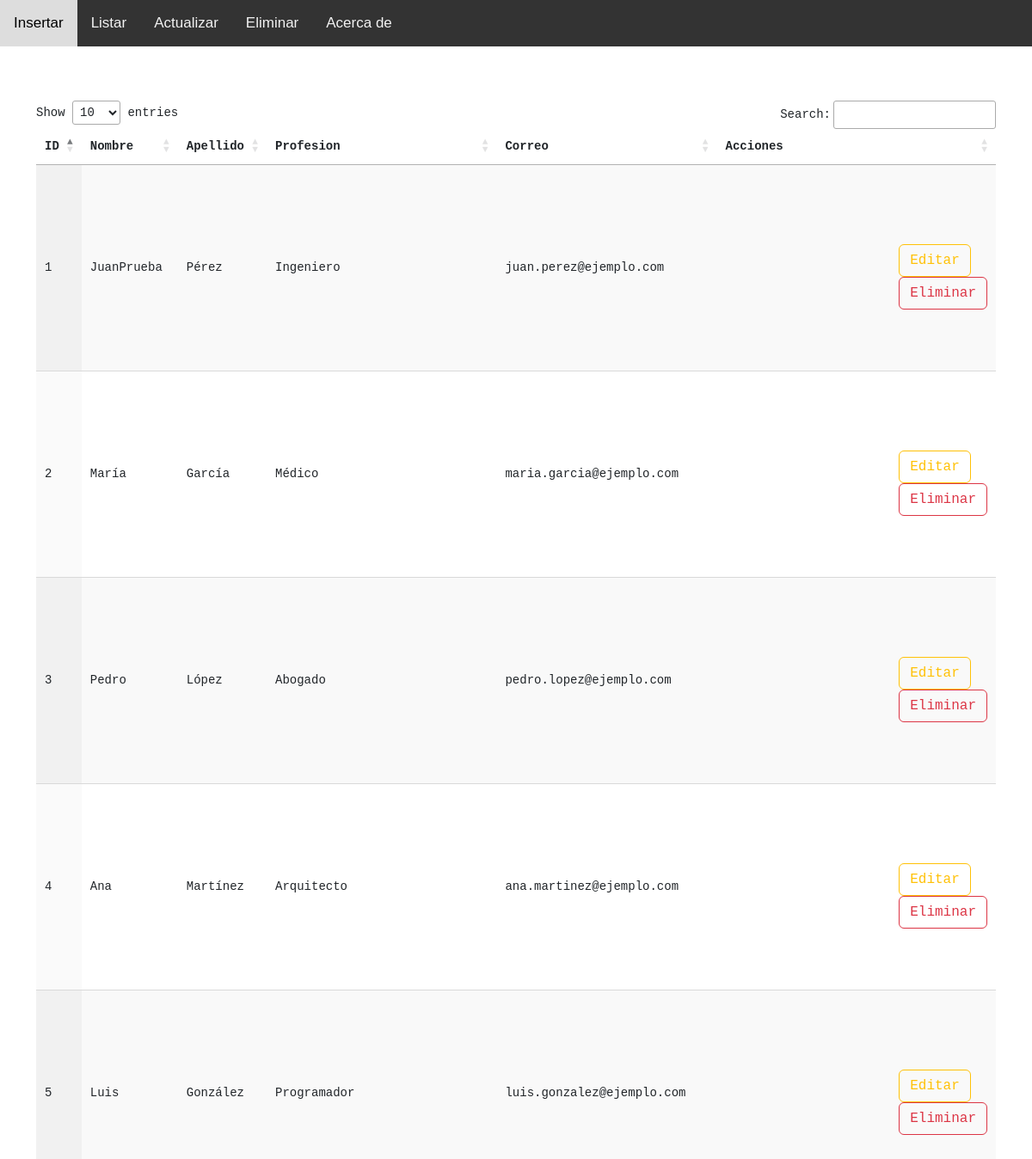
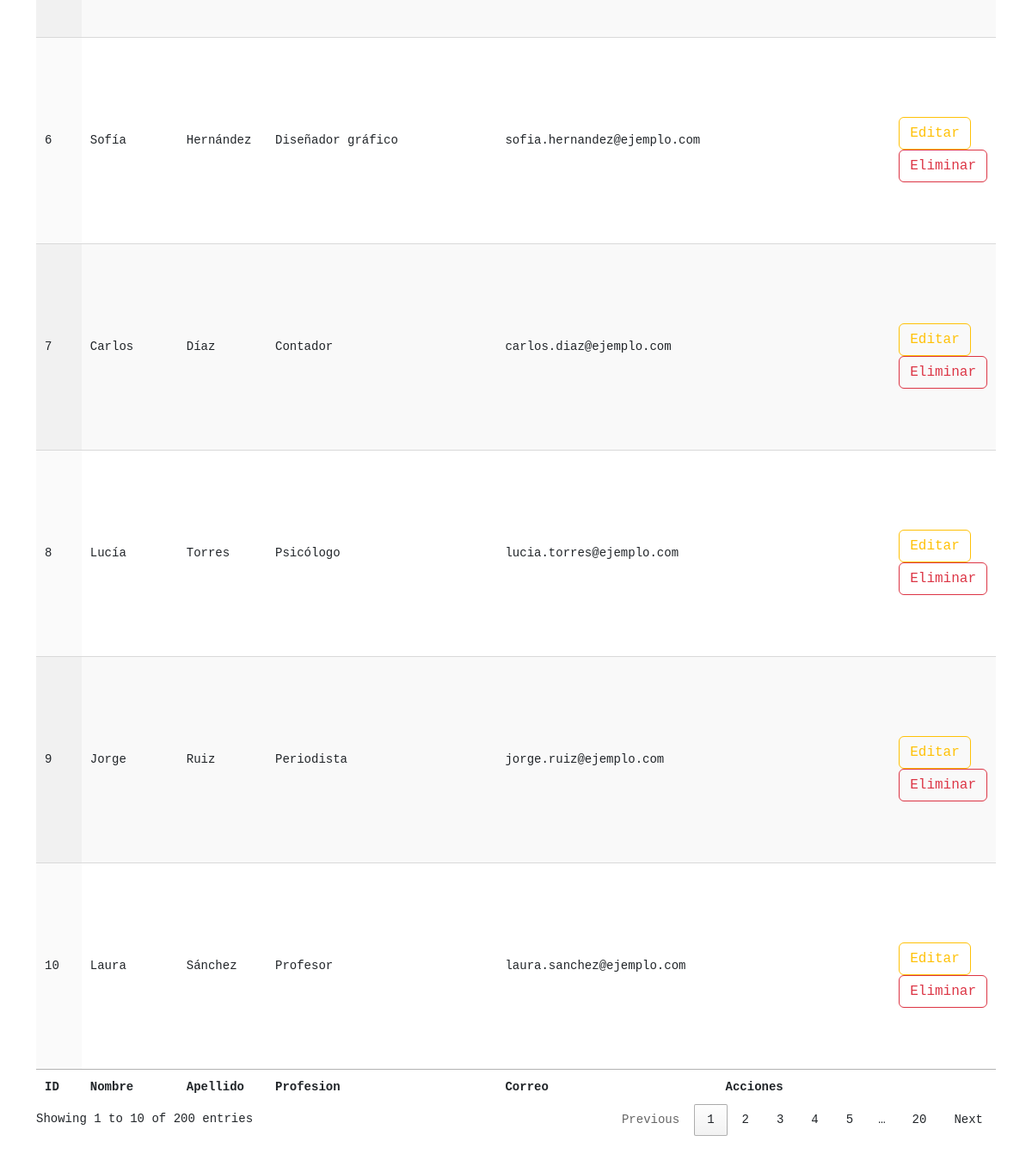
The app's page /listar.php with its own data (2 pictures, top to bottom).
### tables this page shows
CREATE TABLE `usuarios` (
  `ID` int(11) NOT NULL,
  `nombre` varchar(250) NOT NULL,
  `apellido` varchar(250) NOT NULL,
  `profesion` varchar(250) NOT NULL,
  `correo` varchar(250) NOT NULL
);

### listar.php (the view, shortened to what this page needs)
<!DOCTYPE html>
<html lang="es">
<head>
</head>
<body>
    <?php
        include_once('conexion.php');
        include_once('cabecera.php');
    ?>
    <pre>
    <?php
        $sql = "SELECT id,nombre,apellido,profesion,correo FROM usuarios";
        $resultado = $conexion->query($sql);
        if (!$resultado->num_rows > 0){
            echo "Sin registros encontrados en la base de datos";
        }else{
    ?>
<div class="container">
    <table id="example" class="display" style="width:100%">
        <thead>
            <tr>
                <th>ID</th>
                <th>Nombre</th>
                <th>Apellido</th>
                <th>Profesion</th>
                <th>Correo</th>
                <th>Acciones</th>
            </tr>
        </thead>
        <tbody>
    <?php
        foreach($resultado as $user){
            ?>
            <tr>
                <td><?php echo $user['id'] ?></td>
                <td><?php echo $user['nombre'] ?></td>
                <td><?php echo $user['apellido'] ?></td>
                <td><?php echo $user['profesion'] ?></td>
                <td><?php echo $user['correo'] ?></td>
                <td>
                    <form action="" method="POST">
                        <button type="submit" name="accion" value="btnEdit" class="btn btn-outline-warning">Editar</button>
                        <button type="submit" name="accion" value="btnDelet" class="btn btn-outline-danger">Eliminar</button>
                    </form>
                </td>
            </tr>
    <?php
        }
    ?>
        </tbody>
            <tfoot>
                <tr>
                    <th>ID</th>
                    <th>Nombre</th>
                    <th>Apellido</th>
                    <th>Profesion</th>
                    <th>Correo</th>
                    <th>Acciones</th>
                </tr>
            </tfoot>
        </table>
    </div>
    <?php
    }
    ?>
    </pre>
</body>
</html>

### cabecera.php (shortened to what this page needs)
<!DOCTYPE html>
<html lang="en">
<head>
    <link href="https://cdn.jsdelivr.net/npm/bootstrap@5.3.0-alpha2/dist/css/bootstrap.min.css" rel="stylesheet">
    <link rel="stylesheet" href="//cdn.datatables.net/1.11.3/css/jquery.dataTables.min.css">
    <link rel="stylesheet" href="estilos.css">
</head>
<body>
    <div class="topnav">
        <a href="index.php">Insertar</a>
        <a href="listar.php">Listar</a>
        <a href="actualizar.php">Actualizar</a>
        <a href="eliminar.php">Eliminar</a>
        <a href="https://configuroweb.com">Acerca de</a>
    </div>
</body>
</html>

### estilos.css (style rules this page uses)
body { margin: 0; font-family: Arial, Helvetica, sans-serif; }
.topnav { overflow: hidden; background-color: #333; }
.topnav a { float: left; color: #f2f2f2; text-align: center; padding: 14px 16px; text-decoration: none; font-size: 17px; }

### records on screen
usuarios: ID "1", nombre "JuanPrueba", apellido "Pérez", profesion "Ingeniero", correo "juan.perez@ejemplo.com"
usuarios: ID "2", nombre "María", apellido "García", profesion "Médico", correo "maria.garcia@ejemplo.com"
usuarios: ID "3", nombre "Pedro", apellido "López", profesion "Abogado", correo "pedro.lopez@ejemplo.com"
usuarios: ID "4", nombre "Ana", apellido "Martínez", profesion "Arquitecto", correo "ana.martinez@ejemplo.com"
usuarios: ID "5", nombre "Luis", apellido "González", profesion "Programador", correo "luis.gonzalez@ejemplo.com"
usuarios: ID "6", nombre "Sofía", apellido "Hernández", profesion "Diseñador gráfico", correo "sofia.hernandez@ejemplo.com"
usuarios: ID "7", nombre "Carlos", apellido "Díaz", profesion "Contador", correo "carlos.diaz@ejemplo.com"
usuarios: ID "8", nombre "Lucía", apellido "Torres", profesion "Psicólogo", correo "lucia.torres@ejemplo.com"
usuarios: ID "9", nombre "Jorge", apellido "Ruiz", profesion "Periodista", correo "jorge.ruiz@ejemplo.com"
usuarios: ID "10", nombre "Laura", apellido "Sánchez", profesion "Profesor", correo "laura.sanchez@ejemplo.com"
